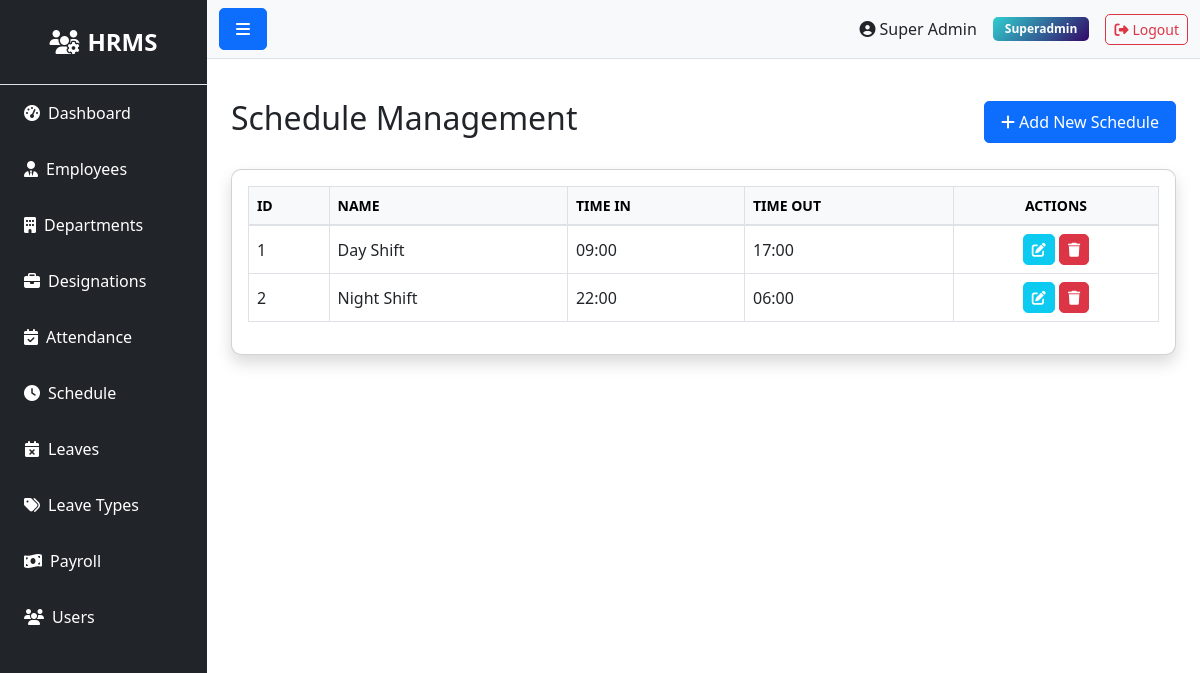
The page /schedule/ (signed in) on the database as committed earlier.
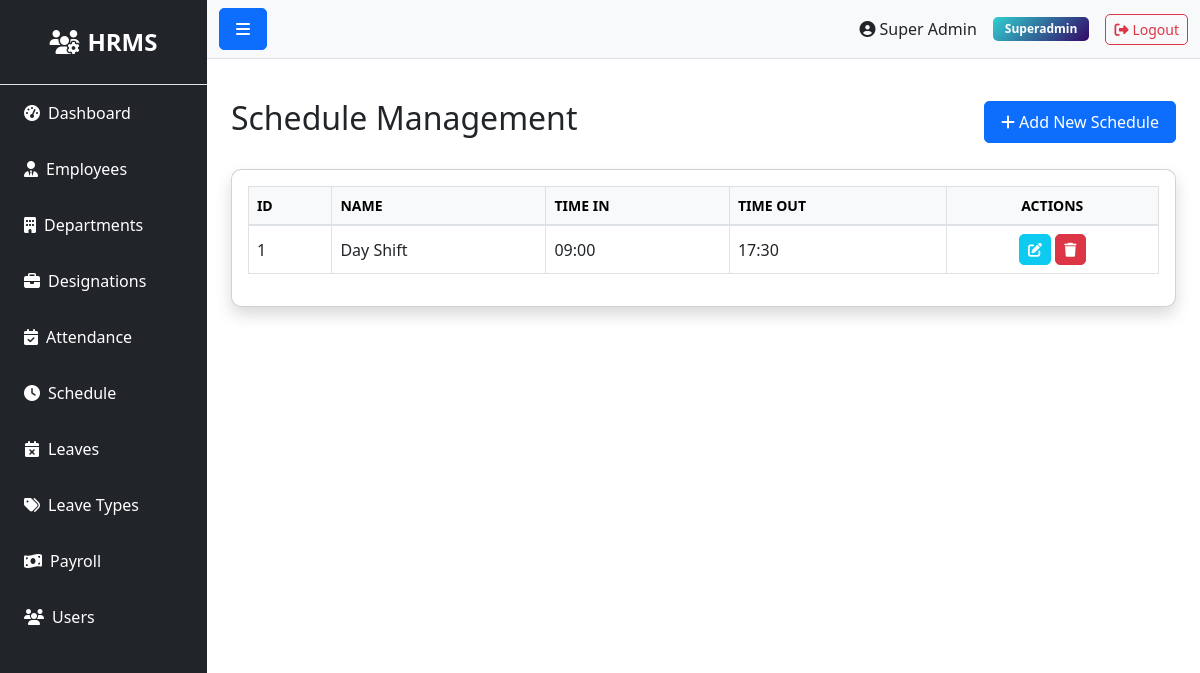
The same page on the database as committed later.
### models.py (models this page shows)
class User(UserMixin, db.Model):
    __tablename__ = 'users'
    id = db.Column(db.Integer, primary_key=True)
    role_id = db.Column(db.Integer, db.ForeignKey('roles.id'), nullable=False)
    name = db.Column(db.String(100), nullable=False)
    email = db.Column(db.String(100), unique=True, nullable=False)
    phone = db.Column(db.String(20))
    status = db.Column(db.String(20), default='active')
    password = db.Column(db.String(255), nullable=False)
    remember_token = db.Column(db.String(100))
    email_verified_at = db.Column(db.DateTime)
    created_at = db.Column(db.DateTime, default=datetime.utcnow)
    updated_at = db.Column(db.DateTime, default=datetime.utcnow, onupdate=datetime.utcnow)

class Role(db.Model):
    __tablename__ = 'roles'
    id = db.Column(db.Integer, primary_key=True)
    name = db.Column(db.String(50), unique=True, nullable=False)
    description = db.Column(db.Text)
    created_at = db.Column(db.DateTime, default=datetime.utcnow)
    updated_at = db.Column(db.DateTime, default=datetime.utcnow, onupdate=datetime.utcnow)
    users = db.relationship('User', backref='role', lazy=True)

class Schedule(db.Model):
    __tablename__ = 'schedules'
    id = db.Column(db.Integer, primary_key=True)
    name = db.Column(db.String(100), nullable=False)
    time_in = db.Column(db.Time, nullable=False)
    time_out = db.Column(db.Time, nullable=False)
    created_at = db.Column(db.DateTime, default=datetime.utcnow)
    updated_at = db.Column(db.DateTime, default=datetime.utcnow, onupdate=datetime.utcnow)
    employees = db.relationship('Employee', backref='schedule', lazy=True)

### routes/schedule.py (the view)
@bp.route('/')
@login_required
def index():
    schedules = Schedule.query.all()
    return render_template('admin/schedule/index.html', schedules=schedules)

### app.py (called while the page is built)
@login_manager.user_loader
def load_user(user_id):
    try:
        return db.session.get(User, int(user_id))
    except Exception as e:
        app.logger.error(f'Error loading user {user_id}: {str(e)}')
        return None

@app.context_processor
def inject_user():
    pending_leaves = 0
    try:
        if current_user.is_authenticated and getattr(current_user, 'role', None) and current_user.role.name in ['superadmin', 'admin', 'hr']:
            from models import Leave
            pending_leaves = Leave.query.filter_by(status='pending').count()
    except Exception:
        pending_leaves = 0
    return dict(current_user=current_user, pending_leaves=pending_leaves)

### templates/admin/schedule/index.html (shortened to what this page needs)
{% extends "base.html" %}
{% block content %}
<div class="d-flex justify-content-between align-items-center mb-4">
    <h2>Schedule Management</h2>
    <a href="{{ url_for('schedule.create') }}" class="btn btn-primary">
        <i class="fas fa-plus"></i> Add New Schedule
    </a>
</div>
<div class="card shadow">
    <div class="card-body">
        <div class="table-responsive">
            <table class="table table-hover table-bordered align-middle">
                <thead class="table-light">
                    <tr>
                        <th>ID</th>
                        <th>Name</th>
                        <th>Time In</th>
                        <th>Time Out</th>
                        <th class="text-center">Actions</th>
                    </tr>
                </thead>
                <tbody>
                    {% for schedule in schedules %}
                    <tr>
                        <td>{{ schedule.id }}</td>
                        <td>{{ schedule.name }}</td>
                        <td>{{ schedule.time_in.strftime('%H:%M') }}</td>
                        <td>{{ schedule.time_out.strftime('%H:%M') }}</td>
                        <td class="text-center">
                            <a href="{{ url_for('schedule.edit', id=schedule.id) }}" class="btn btn-sm btn-info text-white" title="Edit">
                                <i class="fas fa-edit"></i>
                            </a>
                            <form action="{{ url_for('schedule.delete', id=schedule.id) }}" method="POST" class="d-inline" onsubmit="return confirm('Are you sure you want to delete this schedule?');">
                                <button type="submit" class="btn btn-sm btn-danger" title="Delete">
                                    <i class="fas fa-trash"></i>
                                </button>
                            </form>
                        </td>
                    </tr>
                    {% else %}
                    <tr>
                        <td colspan="5" class="text-center py-4 text-muted">No schedules found. Create one to get started!</td>
                    </tr>
                    {% endfor %}
                </tbody>
            </table>
        </div>
    </div>
</div>
{% endblock %}

### templates/base.html (shortened to what this page needs)
<!DOCTYPE html>
<html lang="en">
<head>
    <link href="https://cdn.jsdelivr.net/npm/bootstrap@5.3.0/dist/css/bootstrap.min.css" rel="stylesheet">
    <link rel="stylesheet" href="https://cdnjs.cloudflare.com/ajax/libs/font-awesome/6.4.0/css/all.min.css">
    <link rel="stylesheet" href="{{ url_for('static', filename='css/style.css') }}">
</head>
<body>
    {% if current_user.is_authenticated %}
    {% set role_name = (current_user.role.name if current_user.role and current_user.role.name else 'employee') %}
    {% set dashboard_map = {
        'superadmin': 'admin.superadmin_dashboard',
        'admin': 'admin.admin_dashboard',
        'hr': 'admin.hr_dashboard',
        'payroll': 'admin.payroll_dashboard',
        'moderator': 'admin.moderator_dashboard',
        'employee': 'user.dashboard'
    } %}
    {% set dashboard_endpoint = dashboard_map.get(role_name, 'user.dashboard') %}
    <div class="d-flex" id="wrapper">
        <div class="bg-dark text-white" id="sidebar-wrapper">
            <div class="sidebar-heading text-center py-4 fs-4 fw-bold border-bottom">
                <i class="fas fa-users-cog me-2"></i>HRMS
            </div>
            <div class="list-group list-group-flush">
                <a href="{{ url_for(dashboard_endpoint) }}" class="list-group-item list-group-item-action bg-dark text-white">
                    <i class="fas fa-tachometer-alt me-2"></i>Dashboard
                </a>
                {% if role_name in ['superadmin', 'admin', 'hr'] %}
                <a href="{{ url_for('employee.index') }}" class="list-group-item list-group-item-action bg-dark text-white">
                    <i class="fas fa-user-tie me-2"></i>Employees
                </a>
                <a href="{{ url_for('department.index') }}" class="list-group-item list-group-item-action bg-dark text-white">
                    <i class="fas fa-building me-2"></i>Departments
                </a>
                <a href="{{ url_for('designation.index') }}" class="list-group-item list-group-item-action bg-dark text-white">
                    <i class="fas fa-briefcase me-2"></i>Designations
                </a>
                {% endif %}
                {% if role_name in ['superadmin', 'admin', 'moderator', 'hr'] %}
                <a href="{{ url_for('attendance.index') }}" class="list-group-item list-group-item-action bg-dark text-white">
                    <i class="fas fa-calendar-check me-2"></i>Attendance
                </a>
                <a href="{{ url_for('schedule.index') }}" class="list-group-item list-group-item-action bg-dark text-white">
                    <i class="fas fa-clock me-2"></i>Schedule
                </a>
                {% endif %}
                {% if role_name in ['superadmin', 'admin', 'hr'] %}
                <a href="{{ url_for('leave.index') }}" class="list-group-item list-group-item-action bg-dark text-white">
                    <i class="fas fa-calendar-times me-2"></i>Leaves
                </a>
                <a href="{{ url_for('leave_type.index') }}" class="list-group-item list-group-item-action bg-dark text-white">
                    <i class="fas fa-tags me-2"></i>Leave Types
                </a>
                {% endif %}
                {% if role_name in ['superadmin', 'admin', 'payroll'] %}
                <a href="{{ url_for('payroll.index') }}" class="list-group-item list-group-item-action bg-dark text-white">
                    <i class="fas fa-money-bill-wave me-2"></i>Payroll
                </a>
                {% endif %}
                {% if role_name in ['superadmin', 'admin'] %}
                <a href="{{ url_for('user.index') }}" class="list-group-item list-group-item-action bg-dark text-white">
                    <i class="fas fa-users me-2"></i>Users
                </a>
                {% endif %}
            </div>
        </div>
        <div id="page-content-wrapper" class="w-100">
            <nav class="navbar navbar-expand-lg navbar-light bg-light border-bottom">
                <div class="container-fluid">
                    <button class="btn btn-primary" id="menu-toggle">
                        <i class="fas fa-bars"></i>
                    </button>
                    <div class="ms-auto d-flex align-items-center">
                        <span class="me-3">
                            <i class="fas fa-user-circle me-1"></i>{{ current_user.name }}
                        </span>
                        <span class="badge bg-info me-3">{{ role_name|title }}</span>
                        <a href="{{ url_for('auth.logout') }}" class="btn btn-outline-danger btn-sm">
                            <i class="fas fa-sign-out-alt me-1"></i>Logout
                        </a>
                    </div>
                </div>
            </nav>
            <div class="container-fluid p-4">
                {% block content %}{% endblock %}
            </div>
        </div>
    </div>
    {% endif %}
</body>
</html>

### static/css/style.css (style rules this page uses)
#wrapper { min-height: 100vh; }
#sidebar-wrapper { min-height: 100vh; width: 250px; transition: margin 0.3s ease-in-out; }
#sidebar-wrapper .sidebar-heading { padding: 0.875rem 1.25rem; font-size: 1.2rem; }
#page-content-wrapper { min-width: 0; width: 100%; }
.list-group-item { border: none; padding: 1rem 1.5rem; }
.card { transition: transform 0.2s; border-radius: 10px; }
.table { background-color: white; }
.table thead th { border-bottom: 2px solid #dee2e6; font-weight: 600; text-transform: uppercase; font-size: 0.875rem; }
.btn { border-radius: 5px; padding: 0.5rem 1rem; }
.btn-sm { padding: 0.25rem 0.5rem; }
.badge { padding: 0.5em 1em; border-radius: 5px; }
.bg-info { background: linear-gradient(135deg, #30cfd0 0%, #330867 100%) !important; }

Rows that differ between the two databases and show on the page:
removed Schedule: id "2", name "Night Shift", time_in "22:00", time_out "06:00"
changed Schedule "Day Shift": time_out "17:00" → "17:30"
